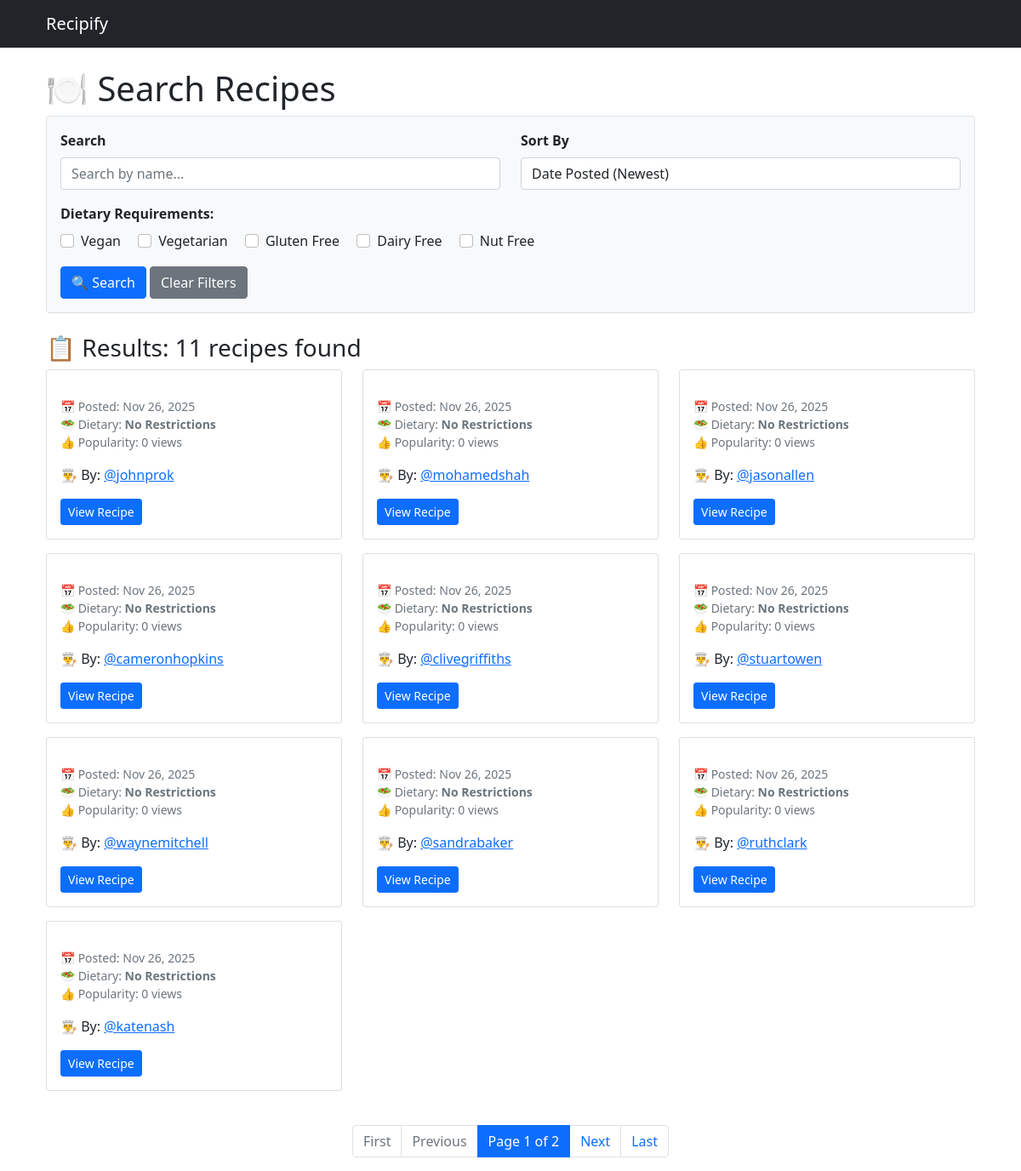
Page /recipes/search/ on the earlier database version.
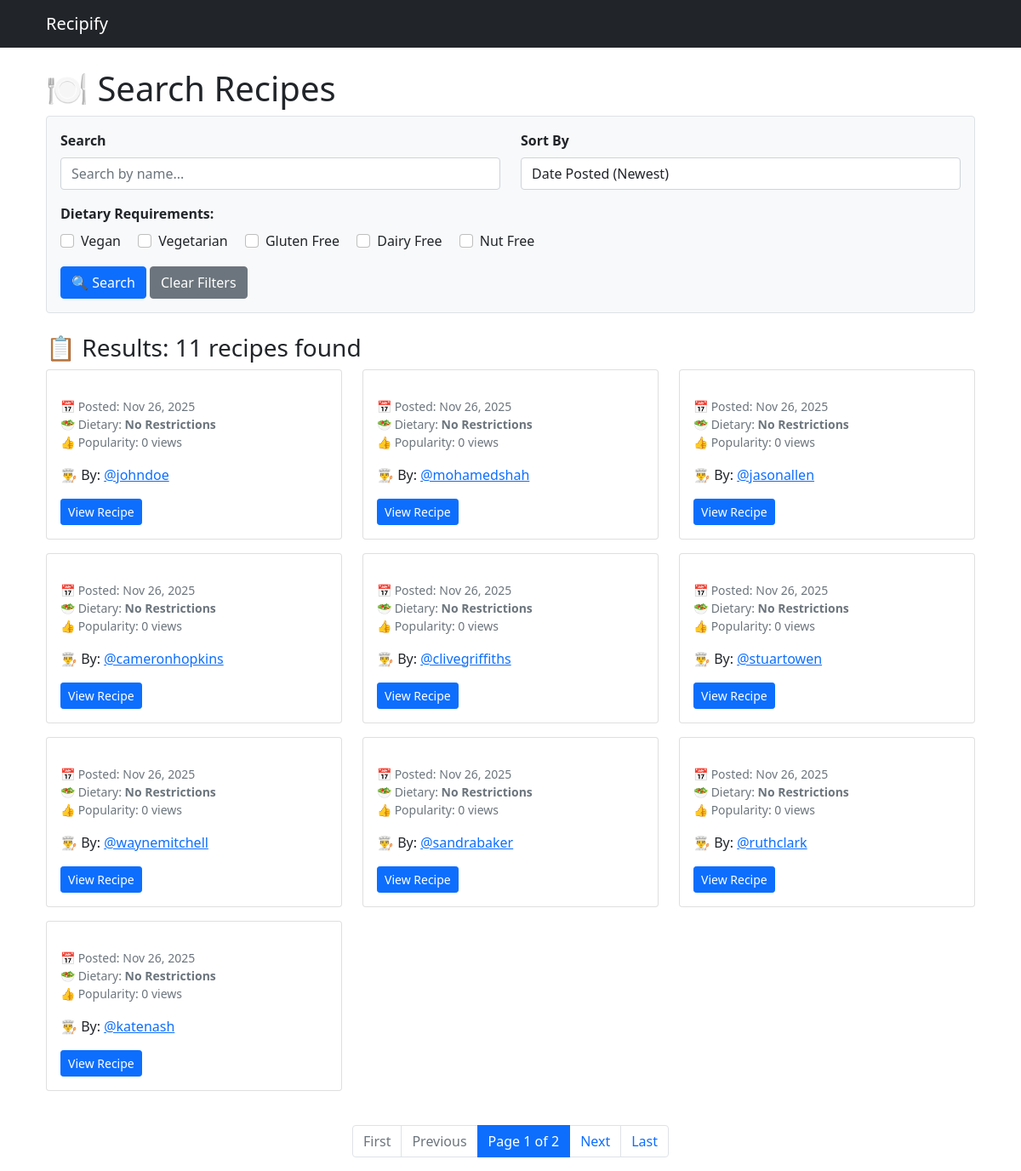
Same page on the later database version.
### recipes/models/recipe.py (models this page shows, shortened)
class Recipe(models.Model):
    DIETARY_CHOICES = [
        ("vegan", "Vegan"),
        ("vegetarian", "Vegetarian"),
        ("gluten_free", "Gluten Free"),
        ("dairy_free", "Dairy Free"),
        ("nut_free", "Nut Free"),
        ("none", "No Restrictions"),
    ]
    author = models.ForeignKey(
        settings.AUTH_USER_MODEL,
        on_delete=models.CASCADE,
        related_name="recipes",
    )
    title = models.CharField(max_length=200)
    summary = models.CharField(max_length=255, blank=True)
    ingredients = models.TextField(help_text="List ingredients separated by commas")
    instructions = models.TextField()
    name = models.CharField(max_length=255)
    description = models.TextField()
    prep_time_minutes = models.PositiveIntegerField(blank=True, null=True)
    cook_time_minutes = models.PositiveIntegerField(blank=True, null=True)
    servings = models.PositiveSmallIntegerField(blank=True, null=True)
    is_published = models.BooleanField(default=True)
    cooking_time = models.PositiveIntegerField(
        help_text="Cooking time in minutes", default=0
    )
    difficulty = models.CharField(
        max_length=10,
        choices=[
            ("easy", "Easy"),
            ("medium", "Medium"),
            ("hard", "Hard"),
        ],
        default="easy",
    )
    date_posted = models.DateTimeField(auto_now_add=True)
    dietary_requirement = models.CharField(
        max_length=50, choices=DIETARY_CHOICES, default="none"
    )
    popularity = models.IntegerField(default=0)
    created_at = models.DateTimeField(default=timezone.now, editable=False)
    updated_at = models.DateTimeField(auto_now=True)
    class Meta:
        ordering = ["-created_at", "-date_posted"]
    likes = models.ManyToManyField(
        settings.AUTH_USER_MODEL,
        related_name="liked_recipes",
        through="Like",
        blank=True,
    )

### recipes/models/user.py (models this page shows, shortened)
class User(AbstractUser):
    username = models.CharField(
        max_length=30,
        unique=True,
        validators=[RegexValidator(
            regex=r'^@\w{3,}$',
            message='Username must consist of @ followed by at least three alphanumericals'
        )]
    )
    first_name = models.CharField(max_length=50, blank=False)
    last_name = models.CharField(max_length=50, blank=False)
    email = models.EmailField(unique=True, blank=False)
    class Meta:
        ordering = ['last_name', 'first_name']

### recipes/views/recipe_search_view.py (the view)
# urls.py: path("recipes/search/", recipe_search, name="recipe_search"),
def recipe_search(request):
    recipes = Recipe.objects.all()
    if request.GET.get('search'):
        search_term = request.GET.get('search')
        recipes = recipes.filter(
            Q(name__icontains=search_term) |
            Q(description__icontains=search_term)
        )
    dietary_filters = request.GET.getlist('dietary_requirement')
    if dietary_filters:
        recipes = recipes.filter(dietary_requirement__in=dietary_filters)
    sort_by = request.GET.get('sort_by', 'date')
    if sort_by == 'date':
        recipes = recipes.order_by('-date_posted')
    elif sort_by == '-date':
        recipes = recipes.order_by('date_posted')
    elif sort_by == 'popularity':
        recipes = recipes.order_by('-popularity')
    elif sort_by == '-popularity':
        recipes = recipes.order_by('popularity')
    elif sort_by == 'name':
        recipes = recipes.order_by('name')
    paginator = Paginator(recipes, 10)
    page_number = request.GET.get('page')
    page_obj = paginator.get_page(page_number)
    query_params = request.GET.copy()
    query_params.pop('page', None)
    context = {
        'form': RecipeFilterForm(request.GET or None),
        'page_obj': page_obj,
        'recipes': page_obj.object_list,
        'querystring': query_params.urlencode(),
        'selected_dietary': dietary_filters,
    }
    return render(request, 'recipes_search.html', context)

### recipes/forms/recipe_filter_form.py
class RecipeFilterForm(forms.Form):
    search = forms.CharField(
        max_length=100,
        required=False,
        widget=forms.TextInput(attrs={
            'class': 'form-control',
            'placeholder': 'Search by name...'
        })
    )
    dietary_requirement = forms.MultipleChoiceField(
        choices=Recipe.DIETARY_CHOICES,
        required=False,
        widget=forms.CheckboxSelectMultiple,
        label='Dietary Requirements'
    )
    sort_by = forms.ChoiceField(
        choices=[
            ('date', 'Date Posted (Newest)'),
            ('-date', 'Date Posted (Oldest)'),
            ('popularity', 'Popularity (High to Low)'),
            ('-popularity', 'Popularity (Low to High)'),
            ('name', 'Name (A-Z)'),
        ],
        required=False,
        initial='date',
        widget=forms.Select(attrs={'class': 'form-control'}),
        label='Sort By'
    )

### recipes/templates/recipes_search.html (shortened to what the changed rows need)
{% extends 'base_content.html' %}
{% block content %}
<div class="container mt-4">
    <h1>🍽️ Search Recipes</h1>
    <div class="row">
        {% for recipe in recipes %}
            <div class="col-md-4 mb-3">
                <div class="card h-100">
                    <div class="card-body">
                        <p class="text-muted small">
                            📅 Posted: {{ recipe.date_posted|date:"M d, Y" }}<br>
                            🥗 Dietary: <strong>{{ recipe.get_dietary_requirement_display }}</strong><br>
                            👍 Popularity: {{ recipe.popularity }} views
                        </p>
                        <p class="card-text">
                            👨‍🍳 By: <a href="{% url 'author_recipes' recipe.author.id %}">{{ recipe.author.username }}</a>
                        </p>
                        <a href="#" class="btn btn-sm btn-primary">View Recipe</a>
                    </div>
                </div>
            </div>
        {% empty %}
            <div class="col-12">
                <p class="alert alert-info">❌ No recipes found matching your criteria.</p>
            </div>
        {% endfor %}
    </div>
</div>
{% endblock %}

Differences in the rows shown:
changed through a linked row, Recipe: author.username "@johnprok" → "@johndoe"
